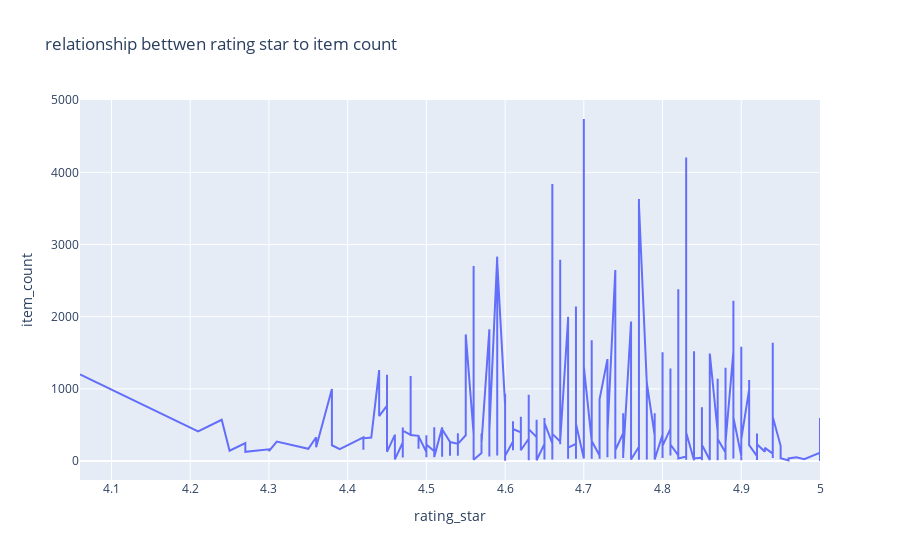

Notebook cell for this chart:
### Code cell
fig = px.line(df3, x="rating_star", y="item_count", title='relationship bettwen rating star to item count')
fig.show()

### Figure 1 — Plotly figure (JSON) as saved in the notebook; plotly's stock layout.template omitted (floating-point values rounded to 4 significant figures; data arrays with more than 128 entries replaced by an {"elided": "..."} marker saying what was removed)
{"data": [{"hovertemplate": "rating_star=%{x}<br>item_count=%{y}<extra></extra>", "legendgroup": "", "line": {"color": "#636efa", "dash": "solid"}, "marker": {"symbol": "circle"}, "mode": "lines", "name": "", "orientation": "v", "showlegend": false, "type": "scatter", "x": {"elided": "740 float values"}, "xaxis": "x", "y": {"elided": "740 int values"}, "yaxis": "y"}], "layout": {"legend": {"tracegroupgap": 0}, "title": {"text": "relationship bettwen rating star to item count"}, "xaxis": {"anchor": "y", "domain": [0, 1], "title": {"text": "rating_star"}}, "yaxis": {"anchor": "x", "domain": [0, 1], "title": {"text": "item_count"}}}}
